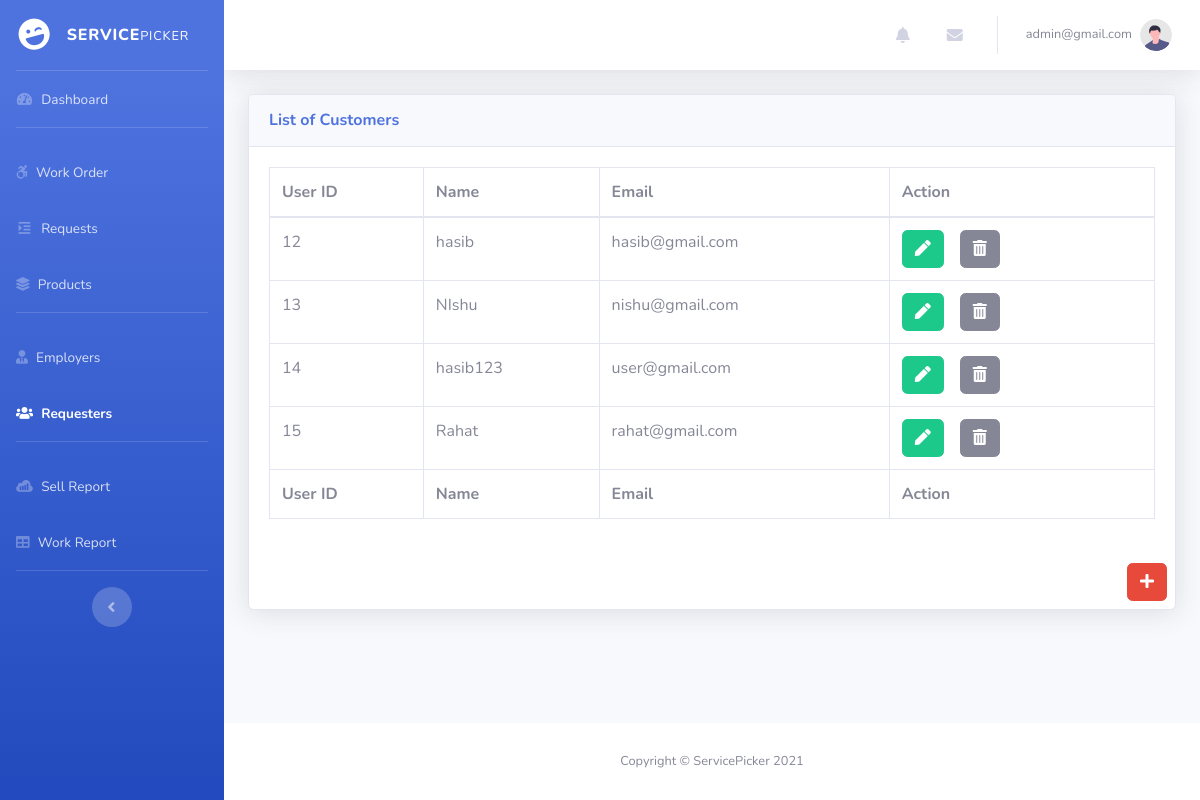
Page /adminpanel/requester.php (signed in) on the committed database.
### tables this page shows
CREATE TABLE `registration_tb` (
  `requester_id` int(11) NOT NULL,
  `requester_name` varchar(30) NOT NULL,
  `requester_email` varchar(30) NOT NULL,
  `requester_password` varchar(60) NOT NULL
);

### adminpanel/requester.php (the view, shortened to what this page needs)
<?php
include('header.php');
include('../dbconnection.php');
?>
<div class="container mb-4">
                            <div class="card shadow mb-4">
                                <div class="card-header py-3">
                                    <h6 class="m-0 font-weight-bold text-primary">List of Customers</h6>
                                </div>
                                <div class="card-body">
                                    <div class="table-responsive">
                                        <?php
                                        $sql = "SELECT * FROM registration_tb";
                                        $result = $conn->query($sql);
                                        if($result->num_rows > 0){
                                            echo'<table class="table table-bordered" id="dataTable" width="100%" cellspacing="0">
                                            <thead>
                                                <tr>
                                                    <th>User ID</th>
                                                    <th>Name</th>
                                                    <th>Email</th>
                                                    <th>Action</th>
                                                </tr>
                                            </thead>
                                            <tfoot>
                                                <tr>
                                                    <th>User ID</th>
                                                    <th>Name</th>
                                                    <th>Email</th>
                                                    <th>Action</th>
                                                </tr>
                                            </tfoot>
                                            <tbody>';
                                                while($row = $result->fetch_assoc()){
                                                echo '<tr>';
                                                echo '<td>'.$row["requester_id"].'</td>';
                                                echo '<td>'.$row["requester_name"].'</td>';
                                                echo '<td>'.$row["requester_email"].'</td>';
                                                echo '<td>';
                                                    echo'<form action="editreq.php" method="POST" class="d-inline">';
                                                        echo '<input type="hidden" name="id" value='.$row["requester_id"].'><button type="submit" class="btn btn-success mr-3 " name="edit" value="Edit"><i class="fas fa-pen"></i>';
                                                        echo '</button>';
                                                    echo'</form>';
                                                    echo'<form action="" method="POST" class="d-inline">';
                                                        echo '<input type="hidden" name="id" value='.$row["requester_id"].'><button type="submit" class="btn btn-secondary mr-3 " name="delete" value="Delete"><i class="fas fa-trash-alt"></i>';
                                                        echo '</button>';
                                                    echo'</form>';
                                                echo'</td>';
                                                echo '</tr>';
                                                }
                                            echo '</tbody>
                                        </table>';
                                        }
                                        else{
                                            echo '<div class="alert alert-danger mt-5 text-center">There is no User.</div>';
                                        }
                                        ?>
                                    </div>
                                </div>
                                <div>
                                <div class="float-right"><a href="insertreq.php" class="btn btn-danger m-2"><i class="fas fa-plus "></i></a>
                                </div>
                            </div>
                            </div>
                        </div>
<?php include('footer.php');?>

### rows in the picture
registration_tb: requester_id "12", requester_name "hasib", requester_email "hasib@gmail.com"
registration_tb: requester_id "13", requester_name "NIshu", requester_email "nishu@gmail.com"
registration_tb: requester_id "14", requester_name "hasib123", requester_email "user@gmail.com"
registration_tb: requester_id "15", requester_name "Rahat", requester_email "rahat@gmail.com"

### other values in the picture
$_SESSION['aEmail'] "admin@gmail.com"
